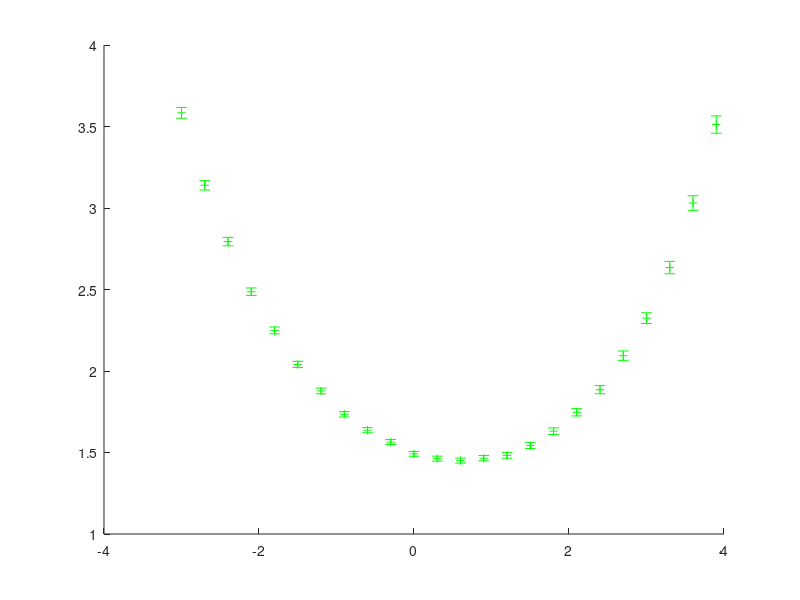

This figure's MATLAB source: (Note: this script raises an error after producing the figure.)
fs_label=14;
h=figure;
hold on;
znaczki=['ro';'g+'];
wielkosci=[6;6];
load('data/opt_potential_delta2.mat');
errorbar(ctab,Ts,3*sdTs,znaczki(2,:),'MarkerSize',wielkosci(2));
load('data/opt_potential_exp.mat');
errorbar(ctab,Ts/4,3*sdTs/4,znaczki(1,:),'MarkerSize',wielkosci(1));

z=min(ctab):0.01:max(ctab);
plot(z,(z+exp(z)+2*exp(-z)-3)./z.^2,'k');

xlabel('z','fontsize',fs_label);
ylabel('MFPT','fontsize',fs_label);

legend('Monte Carlo: x_t=\pm1','Monte Carlo (rescaled): x_t Laplace-distributed','Analytical prediction');

printpdf(h,'graphics/potential_comp2');
